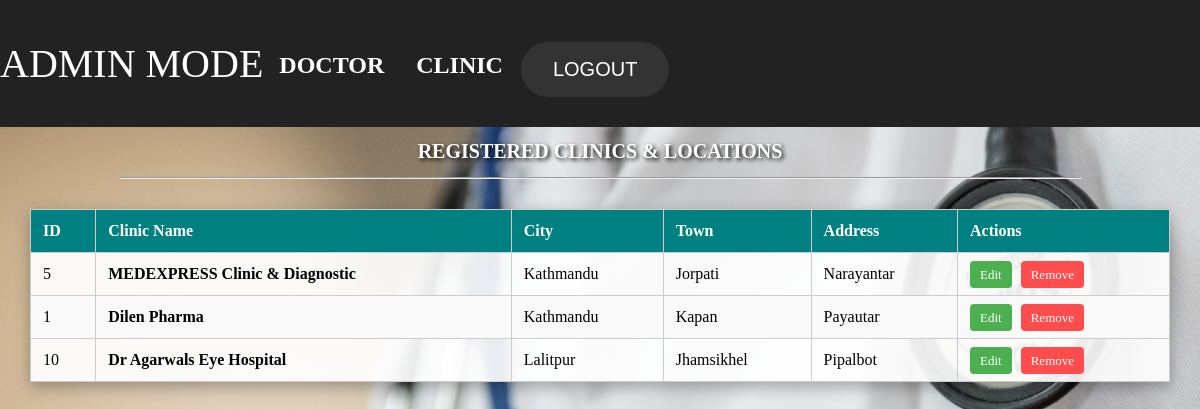
/ShowClinic.php, run on the app's committed database.
### tables this page shows
CREATE TABLE `clinic` (
  `CID` int(11) NOT NULL,
  `name` varchar(30) NOT NULL,
  `address` varchar(30) NOT NULL,
  `town` varchar(20) NOT NULL,
  `city` varchar(20) NOT NULL,
  `contact` varchar(10) NOT NULL
);

### ShowClinic.php (the view, shortened to what this page needs)
<?php
include 'DBconnect.php';
?>
<!DOCTYPE html>
<html>
<head>
    <link rel="stylesheet" href="adminmain.css">
</head>
<body style="background-image: url(Images/Pic10.jpg); background-size: cover; background-attachment: fixed;">
    <ul>
        <li class="dropdown"><p style="font-family: cursive; font-size: 40px; color: white;">ADMIN MODE</p></li>
        <br>
        <h2>
            <li class="dropdown"><a class="dropbtn">DOCTOR</a></li>
            <li class="dropdown"><a class="dropbtn">CLINIC</a></li>
            <li><button class="cancelbtn">LOGOUT</button></li>
        </h2>
    </ul>
    <center>
        <h1 style="font-family: cursive; color: white; text-shadow: 2px 2px 4px #000;">REGISTERED CLINICS & LOCATIONS</h1>
        <hr style="width: 80%;">
    </center>
    <table class="clinic-table">
        <thead>
            <tr>
                <th>ID</th>
                <th>Clinic Name</th>
                <th>City</th>
                <th>Town</th> <th>Address</th>
                <th>Actions</th>
            </tr>
        </thead>
        <tbody>
            <?php
            $sql = "SELECT * FROM clinic ORDER BY city ASC, town ASC";
            $result = mysqli_query($conn, $sql);
            if (mysqli_num_rows($result) > 0) {
                while($row = mysqli_fetch_assoc($result)) {
                    echo "<tr>";
                    echo "<td>" . $row['CID'] . "</td>";
                    echo "<td><strong>" . htmlspecialchars($row['name']) . "</strong></td>";
                    echo "<td>" . htmlspecialchars($row['city']) . "</td>";
                    echo "<td>" . htmlspecialchars($row['town']) . "</td>";
                    echo "<td>" . htmlspecialchars($row['address']) . "</td>";
                    echo "<td>
                            <a href='EditClinic.php?id=".$row['CID']."' class='action-btn edit-btn'>Edit</a>
                            <a href='DeleteClinic.php?id=".$row['CID']."' class='action-btn delete-btn'>Remove</a>
                          </td>";
                    echo "</tr>";
                }
            } else {
                echo "<tr><td colspan='6' style='text-align:center;'>No clinics found.</td></tr>";
            }
            ?>
        </tbody>
    </table>
</body>
</html>

### adminmain.css (style rules this page uses)
body, html { background-color:white; height: 100%; margin: 0; background-position:fixed; background-repeat: no-repeat; background-size: cover; background-attachment:scroll; font-family:verdana; background-attachment: fixed; }
h1 { text-align:center; color:black; font-size:20px; top:30%; }
button { border-radius:32px; background-color: #333; border: none; color: white; padding: 16px 32px; text-align: center; text-decoration: none; display: inline-block; font-size: 20px; margin: 4px 2px; -webkit-transition-duration: 0.4s; transition-duration: 0.4s; cursor: pointer; }
ul { list-style-type: none; margin: 0; padding: 0; overflow: hidden; background-color: #222; }
li { float: left; }
li a, .dropbtn { display: inline-block; color: white; text-align: center; padding: 14px 16px; text-decoration: none; }
li.dropdown { display: inline-block; }

### ShowClinic.php (style rules this page uses)
.clinic-table { width: 95%; margin: 30px auto; border-collapse: collapse; background: rgba(255, 255, 255, 0.9); font-family: cursive; box-shadow: 0 5px 15px rgba(0,0,0,0.3); }
.clinic-table th, .clinic-table td { padding: 12px; border: 1px solid #ccc; text-align: left; }
.clinic-table th { background-color: #008080; color: white; font-size: 16px; }
.clinic-table tr:nth-child(even) { background-color: #f9f9f9; }
.action-btn { padding: 6px 10px; text-decoration: none; color: white; border-radius: 4px; font-size: 13px; }
.delete-btn { background-color: #ff4d4d; }
.edit-btn { background-color: #4CAF50; margin-right: 5px; }

### data on the page
clinic: CID "5", name "MEDEXPRESS Clinic & Diagnostic", city "Kathmandu", town "Jorpati", address "Narayantar"
clinic: CID "1", name "Dilen Pharma", city "Kathmandu", town "Kapan", address "Payautar"
clinic: CID "10", name "Dr Agarwals Eye Hospital", city "Lalitpur", town "Jhamsikhel", address "Pipalbot"
